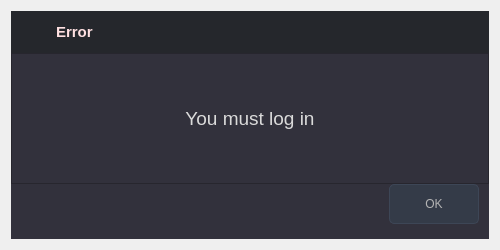
<?xml version="1.0" encoding="UTF-8"?>
<ui version="4.0">
 <class>Dialog</class>
 <widget class="QDialog" name="Dialog">
  <property name="geometry">
   <rect>
    <x>0</x>
    <y>0</y>
    <width>500</width>
    <height>250</height>
   </rect>
  </property>
  <property name="maximumSize">
   <size>
    <width>500</width>
    <height>250</height>
   </size>
  </property>
  <property name="windowTitle">
   <string>Dialog</string>
  </property>
  <property name="autoFillBackground">
   <bool>false</bool>
  </property>
  <property name="styleSheet">
   <string notr="true"/>
  </property>
  <layout class="QVBoxLayout" name="verticalLayout_3">
   <item>
    <widget class="QFrame" name="frame_main">
     <property name="styleSheet">
      <string notr="true"/>
     </property>
     <property name="frameShape">
      <enum>QFrame::NoFrame</enum>
     </property>
     <property name="frameShadow">
      <enum>QFrame::Raised</enum>
     </property>
     <layout class="QVBoxLayout" name="verticalLayout">
      <property name="spacing">
       <number>0</number>
      </property>
      <property name="leftMargin">
       <number>0</number>
      </property>
      <property name="topMargin">
       <number>0</number>
      </property>
      <property name="rightMargin">
       <number>0</number>
      </property>
      <property name="bottomMargin">
       <number>0</number>
      </property>
      <item>
       <widget class="QFrame" name="frame_top">
        <property name="styleSheet">
         <string notr="true">background-color: transparent;</string>
        </property>
        <property name="frameShape">
         <enum>QFrame::NoFrame</enum>
        </property>
        <property name="frameShadow">
         <enum>QFrame::Raised</enum>
        </property>
        <layout class="QHBoxLayout" name="horizontalLayout_3">
         <property name="spacing">
          <number>0</number>
         </property>
         <property name="leftMargin">
          <number>0</number>
         </property>
         <property name="topMargin">
          <number>0</number>
         </property>
         <property name="rightMargin">
          <number>0</number>
         </property>
         <property name="bottomMargin">
          <number>0</number>
         </property>
         <item>
          <widget class="QFrame" name="frame_top_right">
           <property name="styleSheet">
            <string notr="true">background: transparent;</string>
           </property>
           <property name="frameShape">
            <enum>QFrame::NoFrame</enum>
           </property>
           <property name="frameShadow">
            <enum>QFrame::Raised</enum>
           </property>
           <layout class="QVBoxLayout" name="verticalLayout_2">
            <property name="spacing">
             <number>0</number>
            </property>
            <property name="leftMargin">
             <number>0</number>
            </property>
            <property name="topMargin">
             <number>0</number>
            </property>
            <property name="rightMargin">
             <number>0</number>
            </property>
            <property name="bottomMargin">
             <number>0</number>
            </property>
            <item>
             <widget class="QFrame" name="frame_top_btns">
              <property name="maximumSize">
               <size>
                <width>16777215</width>
                <height>42</height>
               </size>
              </property>
              <property name="styleSheet">
               <string notr="true">background-color: rgba(27, 29, 35, 200)</string>
              </property>
              <property name="frameShape">
               <enum>QFrame::NoFrame</enum>
              </property>
              <property name="frameShadow">
               <enum>QFrame::Raised</enum>
              </property>
              <layout class="QHBoxLayout" name="horizontalLayout_4">
               <property name="spacing">
                <number>0</number>
               </property>
               <property name="leftMargin">
                <number>0</number>
               </property>
               <property name="topMargin">
                <number>0</number>
               </property>
               <property name="rightMargin">
                <number>0</number>
               </property>
               <property name="bottomMargin">
                <number>0</number>
               </property>
               <item>
                <widget class="QFrame" name="frame_label_top_btns">
                 <property name="sizePolicy">
                  <sizepolicy hsizetype="Expanding" vsizetype="Preferred">
                   <horstretch>0</horstretch>
                   <verstretch>0</verstretch>
                  </sizepolicy>
                 </property>
                 <property name="frameShape">
                  <enum>QFrame::NoFrame</enum>
                 </property>
                 <property name="frameShadow">
                  <enum>QFrame::Raised</enum>
                 </property>
                 <layout class="QHBoxLayout" name="horizontalLayout_10">
                  <property name="spacing">
                   <number>0</number>
                  </property>
                  <property name="leftMargin">
                   <number>5</number>
                  </property>
                  <property name="topMargin">
                   <number>0</number>
                  </property>
                  <property name="rightMargin">
                   <number>10</number>
                  </property>
                  <property name="bottomMargin">
                   <number>0</number>
                  </property>
                  <item>
                   <widget class="QLabel" name="label">
                    <property name="maximumSize">
                     <size>
                      <width>40</width>
                      <height>40</height>
                     </size>
                    </property>
                    <property name="font">
                     <font>
                      <pointsize>18</pointsize>
                      <weight>75</weight>
                      <bold>true</bold>
                     </font>
                    </property>
                    <property name="contextMenuPolicy">
                     <enum>Qt::PreventContextMenu</enum>
                    </property>
                    <property name="styleSheet">
                     <string notr="true">background: transparent;
	color:rgb(180, 180, 180);</string>
                    </property>
                    <property name="text">
                     <string/>
                    </property>
                    <property name="textFormat">
                     <enum>Qt::PlainText</enum>
                    </property>
                    <property name="pixmap">
                     <pixmap resource="../../../../../../Documents/main/files.qrc">:/16x16/icons/24x24/cil-x-circle.png</pixmap>
                    </property>
                    <property name="alignment">
                     <set>Qt::AlignCenter</set>
                    </property>
                   </widget>
                  </item>
                  <item>
                   <widget class="QLabel" name="label_title_bar_top">
                    <property name="font">
                     <font>
                      <family>Segoe UI</family>
                      <pointsize>11</pointsize>
                      <weight>75</weight>
                      <bold>true</bold>
                     </font>
                    </property>
                    <property name="styleSheet">
                     <string notr="true">background: transparent;
color:rgb(255, 224, 225)

</string>
                    </property>
                    <property name="text">
                     <string>Error</string>
                    </property>
                   </widget>
                  </item>
                 </layout>
                </widget>
               </item>
               <item alignment="Qt::AlignRight">
                <widget class="QFrame" name="frame_btns_right">
                 <property name="sizePolicy">
                  <sizepolicy hsizetype="Expanding" vsizetype="Preferred">
                   <horstretch>0</horstretch>
                   <verstretch>0</verstretch>
                  </sizepolicy>
                 </property>
                 <property name="maximumSize">
                  <size>
                   <width>120</width>
                   <height>16777215</height>
                  </size>
                 </property>
                 <property name="frameShape">
                  <enum>QFrame::NoFrame</enum>
                 </property>
                 <property name="frameShadow">
                  <enum>QFrame::Raised</enum>
                 </property>
                 <layout class="QHBoxLayout" name="horizontalLayout_5">
                  <property name="spacing">
                   <number>0</number>
                  </property>
                  <property name="leftMargin">
                   <number>0</number>
                  </property>
                  <property name="topMargin">
                   <number>0</number>
                  </property>
                  <property name="rightMargin">
                   <number>0</number>
                  </property>
                  <property name="bottomMargin">
                   <number>0</number>
                  </property>
                  <item>
                   <widget class="QPushButton" name="btn_close">
                    <property name="sizePolicy">
                     <sizepolicy hsizetype="Minimum" vsizetype="Expanding">
                      <horstretch>0</horstretch>
                      <verstretch>0</verstretch>
                     </sizepolicy>
                    </property>
                    <property name="minimumSize">
                     <size>
                      <width>40</width>
                      <height>0</height>
                     </size>
                    </property>
                    <property name="maximumSize">
                     <size>
                      <width>40</width>
                      <height>16777215</height>
                     </size>
                    </property>
                    <property name="cursor">
                     <cursorShape>PointingHandCursor</cursorShape>
                    </property>
                    <property name="toolTip">
                     <string>Close</string>
                    </property>
                    <property name="styleSheet">
                     <string notr="true">QPushButton {	
	border: none;
	background-color: transparent;
}
QPushButton:hover {
	background-color: rgb(52, 59, 72);
}
QPushButton:pressed {	
	background-color: rgb(85, 170, 255);
}</string>
                    </property>
                    <property name="text">
                     <string/>
                    </property>
                    <property name="icon">
                     <iconset resource="../../../../../../Documents/main/files.qrc">
                      <normaloff>:/16x16/icons/16x16/cil-x.png</normaloff>:/16x16/icons/16x16/cil-x.png</iconset>
                    </property>
                   </widget>
                  </item>
                 </layout>
                </widget>
               </item>
              </layout>
             </widget>
            </item>
            <item>
             <widget class="QFrame" name="frame_content_right">
              <property name="styleSheet">
               <string notr="true">background-color: rgb(50, 49, 60);</string>
              </property>
              <property name="frameShape">
               <enum>QFrame::NoFrame</enum>
              </property>
              <property name="frameShadow">
               <enum>QFrame::Raised</enum>
              </property>
              <layout class="QGridLayout" name="gridLayout">
               <property name="leftMargin">
                <number>0</number>
               </property>
               <property name="topMargin">
                <number>0</number>
               </property>
               <property name="rightMargin">
                <number>0</number>
               </property>
               <property name="bottomMargin">
                <number>15</number>
               </property>
               <property name="spacing">
                <number>0</number>
               </property>
               <item row="1" column="0" alignment="Qt::AlignRight">
                <widget class="QPushButton" name="pushButton">
                 <property name="minimumSize">
                  <size>
                   <width>100</width>
                   <height>40</height>
                  </size>
                 </property>
                 <property name="maximumSize">
                  <size>
                   <width>100</width>
                   <height>16777215</height>
                  </size>
                 </property>
                 <property name="cursor">
                  <cursorShape>PointingHandCursor</cursorShape>
                 </property>
                 <property name="styleSheet">
                  <string notr="true">QPushButton {
	border: 1px solid rgb(61, 70, 86);
	color:rgb(180, 180, 180);
	border-radius: 5px;	
	background-color: rgb(52, 59, 72);
margin-right: 10px;

}
QPushButton:hover {
	background-color: rgb(57, 65, 80);
	border: 2px solid rgb(61, 70, 86);
}
QPushButton:pressed {	
	background-color: rgb(35, 40, 49);
	border: 2px solid rgb(43, 50, 61);
}

</string>
                 </property>
                 <property name="text">
                  <string>OK</string>
                 </property>
                </widget>
               </item>
               <item row="0" column="0">
                <widget class="QFrame" name="frame">
                 <property name="frameShape">
                  <enum>QFrame::StyledPanel</enum>
                 </property>
                 <property name="frameShadow">
                  <enum>QFrame::Raised</enum>
                 </property>
                 <layout class="QHBoxLayout" name="horizontalLayout">
                  <property name="spacing">
                   <number>10</number>
                  </property>
                  <property name="leftMargin">
                   <number>0</number>
                  </property>
                  <property name="topMargin">
                   <number>0</number>
                  </property>
                  <property name="rightMargin">
                   <number>0</number>
                  </property>
                  <property name="bottomMargin">
                   <number>0</number>
                  </property>
                  <item>
                   <widget class="QLabel" name="label_2">
                    <property name="minimumSize">
                     <size>
                      <width>300</width>
                      <height>50</height>
                     </size>
                    </property>
                    <property name="font">
                     <font>
                      <pointsize>14</pointsize>
                     </font>
                    </property>
                    <property name="styleSheet">
                     <string notr="true">color:rgb(218, 218, 218);
</string>
                    </property>
                    <property name="text">
                     <string>You must log in</string>
                    </property>
                    <property name="alignment">
                     <set>Qt::AlignCenter</set>
                    </property>
                   </widget>
                  </item>
                 </layout>
                </widget>
               </item>
              </layout>
             </widget>
            </item>
           </layout>
          </widget>
         </item>
        </layout>
       </widget>
      </item>
     </layout>
    </widget>
   </item>
  </layout>
 </widget>
 <resources>
  <include location="../../../../../../Documents/main/files.qrc"/>
 </resources>
 <connections/>
</ui>
